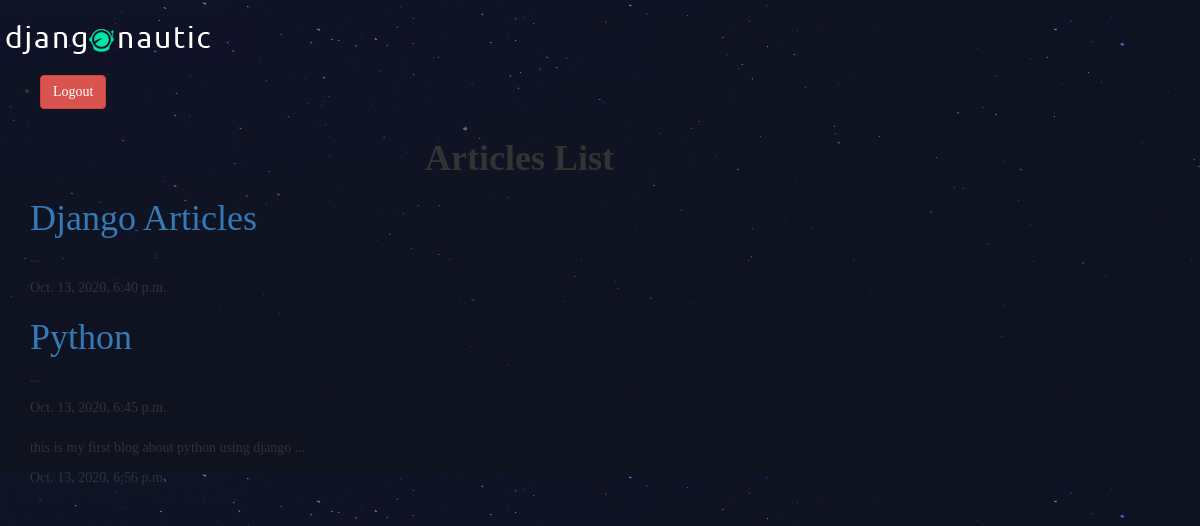
/articles/, run on an earlier commit of the app's database.
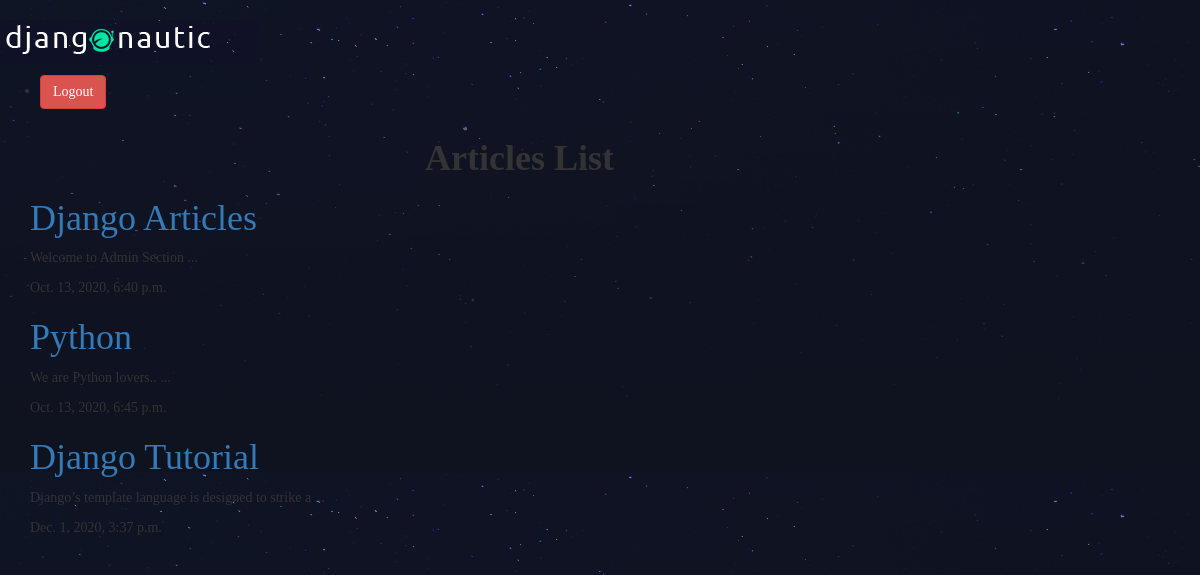
And on a later commit of the database.
### articles/models.py (models this page shows, shortened)
class Article(models.Model):
    title = models.CharField(max_length=100)
    slug = models.SlugField()
    body = models.TextField()
    date = models.DateTimeField(auto_now_add=True)
    thumb = models.ImageField(default='default.png', blank=True)
    def snippet(self):
        return self.body[:50] + " ..."

### articles/views.py (the view)
# urls.py: path('', views.articles_list, name='list'),
def articles_list(request):
    articles = Article.objects.all().order_by('date')
    return render(request, 'articles/articles_list.html', {'articles':articles})

### articles/Templates/articles/articles_list.html (shortened to what this page needs)
{% extends 'base_layout.html' %}
{% block content %}
<div>
    <h1 style="margin-left: 395px;font-weight: bold;">Articles List</h1>
    <div>
        {% for article in articles %}
        <div>
            <h1>
                <a href="{% url 'articles:detail' article.slug %}">{{article.title}}</a>
            </h1>
            <p>{{article.snippet}}</p>
            <p>{{article.date}}</p>
        </div>
        {% endfor %}
    </div>
</div>
{% endblock %}

What changed in the data, as far as the page shows it:
removed Article: snippet "this is my first blog about python using django ...", date "Oct. 13, 2020, 6:56 p.m."
changed Article "Django Articles": snippet "..." → "Welcome to Admin Section ..."
changed Article "Python": snippet "..." → "We are Python lovers.. ..."
added Article: title "Django Tutorial", snippet "Django’s template language is designed to strike a ...", date "Dec. 1, 2020, 3:37 p.m."
